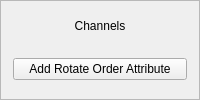
         <widget class="QFrame" name="channels_frame">
          <property name="enabled">
           <bool>true</bool>
          </property>
          <property name="minimumSize">
           <size>
            <width>0</width>
            <height>0</height>
           </size>
          </property>
          <property name="frameShape">
           <enum>QFrame::StyledPanel</enum>
          </property>
          <property name="frameShadow">
           <enum>QFrame::Plain</enum>
          </property>
          <layout class="QVBoxLayout" name="verticalLayout_75">
           <property name="spacing">
            <number>4</number>
           </property>
           <property name="leftMargin">
            <number>2</number>
           </property>
           <property name="topMargin">
            <number>2</number>
           </property>
           <property name="rightMargin">
            <number>2</number>
           </property>
           <property name="bottomMargin">
            <number>2</number>
           </property>
           <item>
            <widget class="QLabel" name="channels_label">
             <property name="text">
              <string>Channels</string>
             </property>
             <property name="alignment">
              <set>Qt::AlignCenter</set>
             </property>
             <property name="margin">
              <number>2</number>
             </property>
            </widget>
           </item>
           <item>
            <widget class="QFrame" name="channels_groupFrame">
             <property name="frameShape">
              <enum>QFrame::NoFrame</enum>
             </property>
             <property name="frameShadow">
              <enum>QFrame::Raised</enum>
             </property>
             <layout class="QVBoxLayout" name="verticalLayout_76">
              <property name="spacing">
               <number>4</number>
              </property>
              <property name="leftMargin">
               <number>0</number>
              </property>
              <property name="topMargin">
               <number>0</number>
              </property>
              <property name="rightMargin">
               <number>0</number>
              </property>
              <property name="bottomMargin">
               <number>0</number>
              </property>
              <item>
               <layout class="QHBoxLayout" name="horizontalLayout_46" stretch="0">
                <property name="spacing">
                 <number>10</number>
                </property>
                <property name="leftMargin">
                 <number>10</number>
                </property>
                <property name="rightMargin">
                 <number>10</number>
                </property>
                <property name="bottomMargin">
                 <number>10</number>
                </property>
                <item>
                 <widget class="QPushButton" name="addRotateOrder_btn">
                  <property name="text">
                   <string>Add Rotate Order Attribute</string>
                  </property>
                 </widget>
                </item>
               </layout>
              </item>
             </layout>
            </widget>
           </item>
          </layout>
         </widget>
